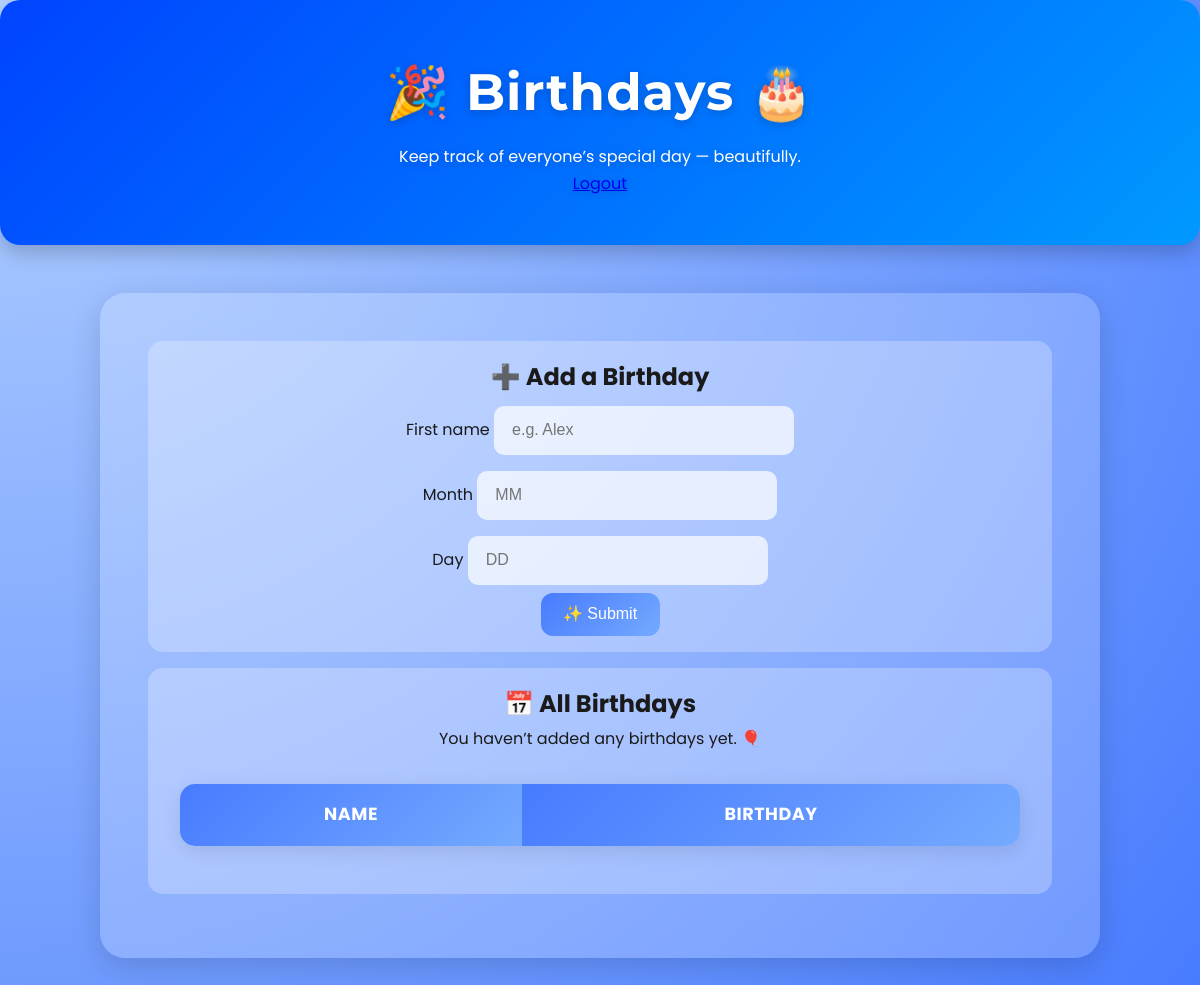
Before: / (signed in) with the older database file.
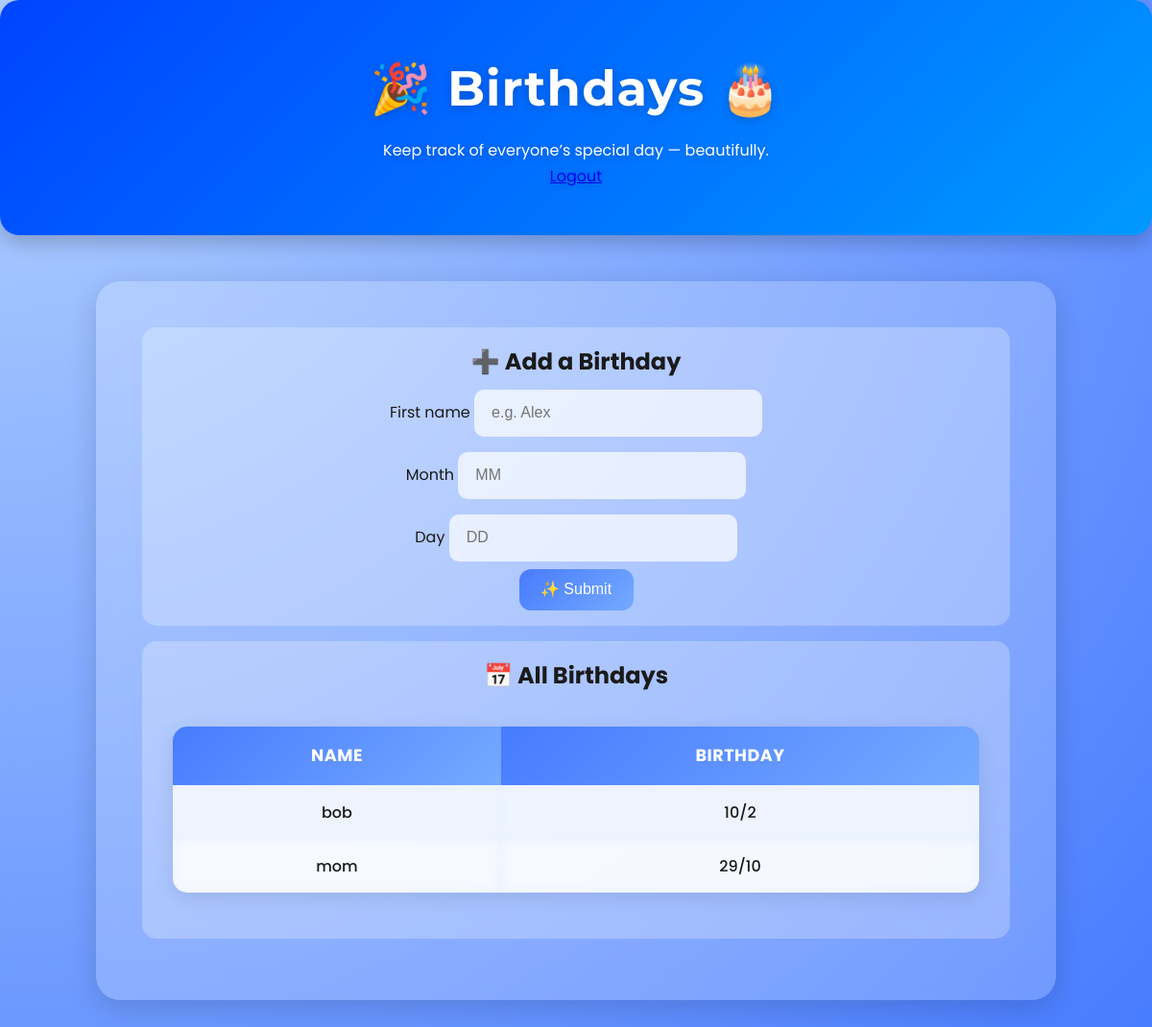
After: the same page with the newer database file.
### tables this page shows
CREATE TABLE birthdays (birthday_id INTEGER PRIMARY KEY AUTOINCREMENT, name TEXT NOT NULL, day INTEGER NOT NULL, month INTEGER NOT NULL, user_id INTEGER, FOREIGN KEY (user_id) REFERENCES users(user_id));

### app.py (the view, shortened to what this page needs)
@app.route("/", methods=["GET", "POST"])
def index():
    user_id = session.get("user_id")
    if not user_id:
        return redirect(url_for("login"))
    user = User(None, None, None)
    user.user_id = user_id
    entries = user.get_birthdays()
    return render_template("index.html", birthdays=entries)

### api/database.py (called while the page is built)
    def connect(self):
        if self.connection is None:
            self.connection = sqlite3.connect(self.db_url, check_same_thread=False)
            self.connection.row_factory = sqlite3.Row
            self.cursor = self.connection.cursor()
            print("Connection successful")
        else:
            print("You're already connected, please disconnect first")

    def disconnect(self):
        if self.connection:
            self.connection.close()
            self.connection = None
            self.cursor = None
        else:
            print("No connection")

### api/models.py (called while the page is built)
    def get_birthdays(self):
        db.connect()
        result = db.cursor.execute(
            "SELECT * FROM birthdays WHERE user_id = ?", (self.user_id,)
        ).fetchall()
        db.disconnect()
        return result

### app.py (called while the page is built)
@app.after_request
def after_request(response):
    response.headers["Cache-Control"] = "no-cache, no-store, must-revalidate"
    response.headers["Expires"] = 0
    response.headers["Pragma"] = "no-cache"
    return response

### templates/index.html (shortened to what this page needs)
<!DOCTYPE html>
<html lang="en">
<head>
    <link href="/static/home.css" rel="stylesheet">
</head>
<body>
    <div class="header">
        <h1>🎉 Birthdays 🎂</h1>
        <p class="subtitle">Keep track of everyone’s special day — beautifully.</p>
        <a href="/logout" class="logout-btn">Logout</a>
    </div>
    <div class="container">
        <div class="section form-section">
            <h2>➕ Add a Birthday</h2>
            <form action="/" method="post" class="birthday-form">
                <div class="form-group">
                    <label for="name">First name</label>
                    <input type="text" id="name" name="name" placeholder="e.g. Alex" required>
                </div>
                <div class="form-group">
                    <label for="month">Month</label>
                    <input type="number" id="month" name="month" min="1" max="12" placeholder="MM" required>
                </div>
                <div class="form-group">
                    <label for="day">Day</label>
                    <input type="number" id="day" name="day" min="1" max="31" placeholder="DD" required>
                </div>
                <button type="submit">✨ Submit</button>
            </form>
        </div>
        <div class="section">
            <h2>📅 All Birthdays</h2>
            <div class="table-container">
                <table>
                    <thead>
                        <tr>
                            <th>Name</th>
                            <th>Birthday</th>
                        </tr>
                    </thead>
                    <tbody>
                        {% if birthdays %}
                            {% for b in birthdays %}
                            <tr>
                                <td>{{ b[1] }}</td>
                                <td>{{ b[2] }}/{{ b[3] }}</td>
                            </tr>
                            {% endfor %}
                    </tbody>
                </table>
                {% else %}
                    <p class="no-birthdays">You haven’t added any birthdays yet. 🎈</p>
                {% endif %}
            </div>
        </div>
    </div>
</body>
</html>

### static/home.css (style rules this page uses)
* { margin: 0; padding: 0; box-sizing: border-box; }
body { background: radial-gradient(circle at top left, #b3d1ff, #477bff); color: #1a1a1a; font-family: 'Poppins', sans-serif; font-size: 1rem; font-weight: 400; line-height: 1.7; text-align: center; min-height: 100vh; overflow-x: hidden; }
.container { margin: 3rem auto; padding: 3rem; width: 85%; max-width: 1000px; background: rgba(255, 255, 255, 0.2); border-radius: 25px; backdrop-filter: blur(15px); box-shadow: 0 8px 30px rgba(0, 0, 0, 0.15); transition: transform 0.3s ease, box-shadow 0.3s ease; }
.header { background: linear-gradient(135deg, #0044ff, #0099ff); color: #fff; padding: 3rem 1rem; border-radius: 20px; margin-bottom: 2rem; text-shadow: 0 2px 10px rgba(0, 0, 0, 0.2); box-shadow: 0 8px 20px rgba(0, 0, 0, 0.2); }
h1 { font-family: 'Montserrat', sans-serif; font-size: 3.2rem; letter-spacing: 1px; font-weight: 700; margin-bottom: 0.5rem; }
.section { padding: 1rem 2rem; border-radius: 15px; background: rgba(255, 255, 255, 0.25); margin-bottom: 1rem; transition: background 0.3s ease, transform 0.3s ease; }
button, input[type="submit"] { background: linear-gradient(135deg, #477bff, #75aaff); border: none; border-radius: 12px; color: #fff; font-size: 1rem; font-weight: 500; line-height: 1.5; padding: 0.6rem 1.4rem; text-align: center; transition: all 0.2s ease-in-out; cursor: pointer; }
input[type="text"], input[type="number"] { background: rgba(255, 255, 255, 0.7); border: 2px solid transparent; border-radius: 10px; padding: 0.5rem 1rem; font-size: 1rem; line-height: 1.8; width: 50%; max-width: 300px; margin: 0.5rem 0; transition: border 0.2s ease, box-shadow 0.2s ease; }
table { background: rgba(255, 255, 255, 0.3); margin: 2rem auto; width: 100%; border-collapse: collapse; border-radius: 15px; overflow: hidden; box-shadow: 0 5px 20px rgba(0, 0, 0, 0.1); }
th { background: linear-gradient(135deg, #477bff, #75aaff); color: #fff; padding: 1rem; font-size: 1.1rem; text-transform: uppercase; letter-spacing: 0.5px; }
td { padding: 0.9rem; font-size: 1rem; font-weight: 500; background: rgba(255, 255, 255, 0.65); backdrop-filter: blur(6px); }
tbody tr:nth-of-type(odd) { background: rgba(179, 208, 255, 0.4); }

Changed rows visible on the page:
added birthdays: name "bob", day "10", month "2"
added birthdays: name "mom", day "29", month "10"
Other visible differences:
text no longer shown: "You haven’t added any birthdays yet. 🎈"
